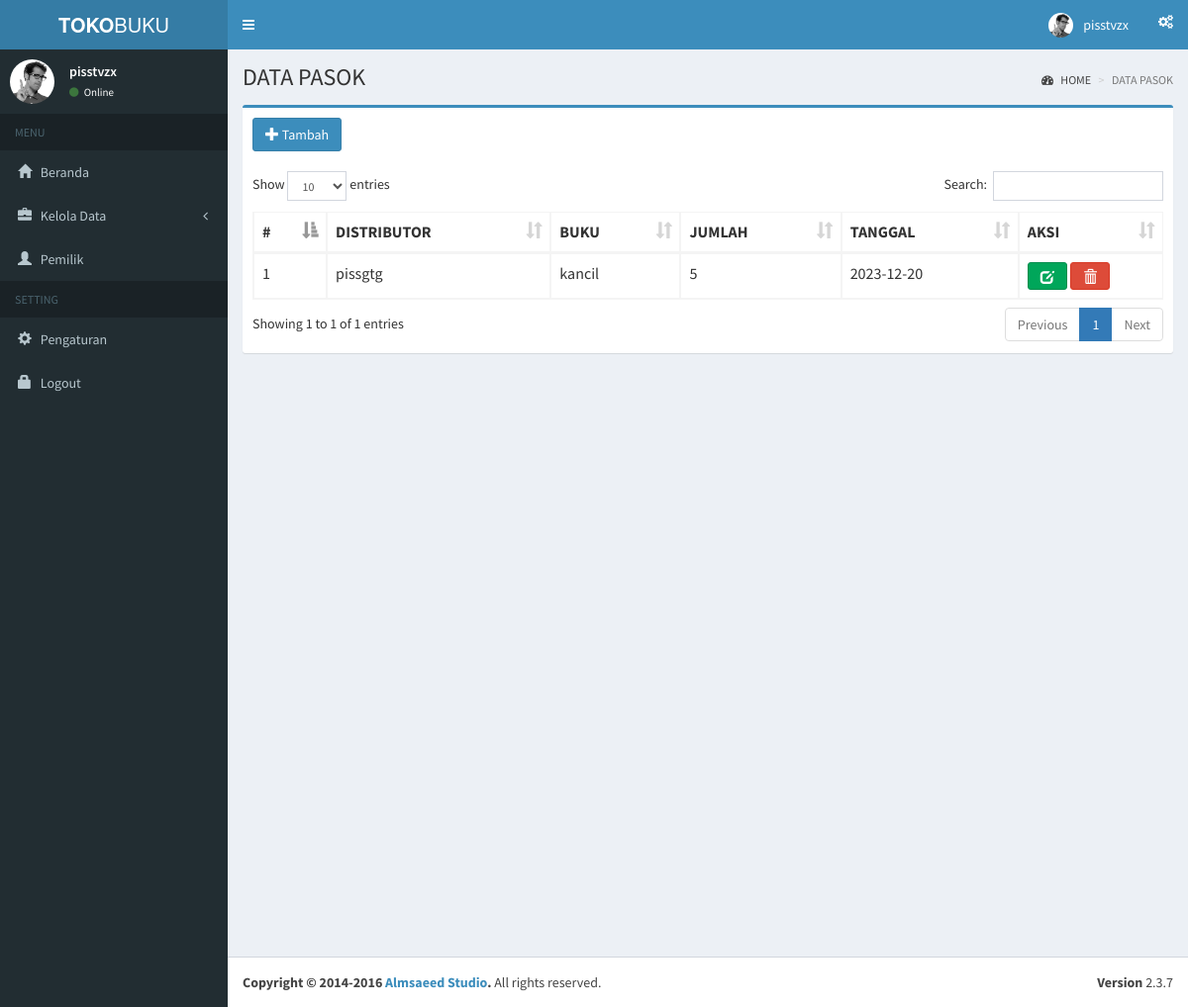
The page /index.php?page=data_pasok (signed in) on the database its author committed.
### tables this page shows
CREATE TABLE `pasok` (
  `id_pasok` int(11) NOT NULL,
  `id_distributor` int(11) NOT NULL,
  `id_buku` int(11) NOT NULL,
  `jumlah` int(20) NOT NULL,
  `tanggal` date NOT NULL
);

CREATE TABLE `distributor` (
  `id_distributor` int(11) NOT NULL,
  `nama_distributor` varchar(11) NOT NULL,
  `alamat` text NOT NULL,
  `telepon` varchar(25) NOT NULL
);

CREATE TABLE `buku` (
  `id_buku` int(11) NOT NULL,
  `judul` varchar(255) DEFAULT NULL,
  `noisbn` int(50) DEFAULT NULL,
  `penulis` varchar(255) DEFAULT NULL,
  `penerbit` varchar(255) DEFAULT NULL,
  `tahun` int(11) DEFAULT NULL,
  `stok` int(50) DEFAULT NULL,
  `harga_pokok` int(255) DEFAULT NULL,
  `harga_jual` int(255) DEFAULT NULL,
  `gambar` varchar(50) NOT NULL
);

### pages/pasok/data_pasok.php (the view, shortened to what this page needs)
<div class="content-wrapper">
  <section class="content-header">
    <h1>
      DATA PASOK
    </h1>
    <ol class="breadcrumb">
      <li><a href="index.php"><i class="fa fa-dashboard"></i> HOME</a></li>
      <li class="active">DATA PASOK</li>
    </ol>
  </section>
  <section class="content">
    <div class="row">
      <div class="col-xs-12">
        <div class="box box-primary">
          <div class="box-header">
            <a href="index.php?page=tambah_pasok" class="btn btn-primary" role="button" title="Tambah Data"><i class="glyphicon glyphicon-plus"></i> Tambah</a>
          </div>
          <div class="box-body table-responsive">
            <table id="pasok" class="table table-bordered table-hover">
              <thead>
                <tr>
                  <th>#</th>
                  <th>DISTRIBUTOR</th>
                  <th>BUKU</th>
                  <th>JUMLAH</th>
                  <th>TANGGAL</th>
                  <th>AKSI</th>
                </tr>
              </thead>
              <tbody>
                <?php
                include "../BUKUUU/conf/conn.php";
                $no = 0;
                $query = mysqli_query($koneksi, "SELECT pasok.*, distributor.*, buku.* FROM pasok
                INNER JOIN distributor ON pasok.id_distributor = distributor.id_distributor
                INNER JOIN buku ON pasok.id_buku = buku.id_buku order by pasok.id_pasok DESc")
                  or die(mysqli_error($koneksi));
                while ($row = mysqli_fetch_array($query)) {
                ?>
                  <tr>
                    <td><?php echo $no = $no + 1; ?></td>
                    <td><?php echo $row['nama_distributor']; ?></td>
                    <td><?php echo $row['judul']; ?></td>
                    <td><?php echo $row['jumlah']; ?></td>
                    <td><?php echo $row['tanggal']; ?></td>
                    <td>
                      <a href="index.php?page=ubah_pasok&id=<?= $row['id_pasok']; ?>" class="btn btn-success" role="button" title="Ubah Data"><i class="glyphicon glyphicon-edit"></i></a>
                      <a href="javascript:void(0);" class="btn btn-danger" role="button" title="Hapus Data" onclick="hapusPasok(<?= $row['id_pasok']; ?>);"><i class="glyphicon glyphicon-trash"></i></a>
                    </td>
                  </tr>
                <?php } ?>
              </tbody>
            </table>
          </div>
        </div>
      </div>
    </div>
  </section>
</div>

### rows shown on the page
pasok: id_distributor.nama_distributor "pissgtg", id_buku.judul "kancil", jumlah "5", tanggal "2023-12-20"
